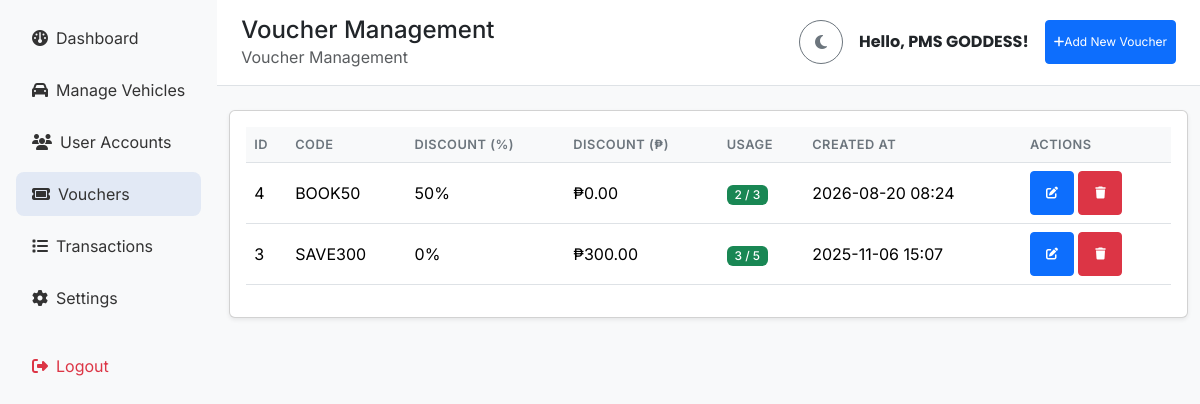
The app's page /admin_vouchers.php (signed in) with its own data.
### tables this page shows
CREATE TABLE `vouchers` (
  `id` int NOT NULL,
  `code` varchar(255) NOT NULL,
  `discount_amount` decimal(10,2) DEFAULT NULL,
  `discount_pct` int DEFAULT NULL,
  `is_active` tinyint(1) DEFAULT '1',
  `single_use` tinyint(1) DEFAULT '1',
  `usage_count` int DEFAULT '0',
  `usage_limit` int DEFAULT '1',
  `used_at` datetime DEFAULT NULL,
  `used_by` int DEFAULT NULL,
  `created_at` timestamp NOT NULL DEFAULT CURRENT_TIMESTAMP
);

### admin_vouchers.php (the view, shortened to what this page needs)
<?php
include 'db_connect.php';
$vouchers = $conn->query("SELECT * FROM vouchers ORDER BY created_at DESC");
?>
<!DOCTYPE html>
<html lang="en">
<head>
    <link href="https://cdn.jsdelivr.net/npm/bootstrap@5.3.2/dist/css/bootstrap.min.css" rel="stylesheet">
    <link rel="stylesheet" href="https://cdnjs.cloudflare.com/ajax/libs/font-awesome/6.4.2/css/all.min.css">
    <link href="css/styles.css?v=<?php echo filemtime(__DIR__ . '/css/styles.css'); ?>" rel="stylesheet">
</head>
<body class="bg-body-tertiary d-flex min-vh-100" id="adminLayout">
<?php include 'includes/admin_sidebar.php'; ?>
<main class="flex-grow-1">
  <?php
  $topbarActions = '<button class="btn btn-primary btn-sm" data-bs-toggle="modal" data-bs-target="#addVoucherModal"><i class="fas fa-plus" aria-hidden="true"></i> Add New Voucher</button>';
  include 'includes/admin_topbar.php';
  ?>
<div class="container mt-4">
    <div class="card shadow-sm">
        <div class="card-body">
            <div class="table-responsive">
                <table class="table table-hover">
                    <thead>
                        <tr>
                            <th>ID</th>
                            <th>Code</th>
                            <th>Discount (%)</th>
                            <th>Discount (₱)</th>
                            <th>Usage</th>
                            <th>Created At</th>
                            <th>Actions</th>
                        </tr>
                    </thead>
                    <tbody>
                        <?php while($voucher = $vouchers->fetch_assoc()): ?>
                        <tr>
                            <td><?php echo $voucher['id']; ?></td>
                            <td><?php echo htmlspecialchars($voucher['code']); ?></td>
                            <td><?php echo $voucher['discount_pct']; ?>%</td>
                            <td>₱<?php echo number_format($voucher['discount_amount'], 2); ?></td>
                            <td>
                                <span class="badge bg-<?php echo ($voucher['usage_count'] < $voucher['usage_limit']) ? 'success' : 'danger'; ?>">
                                    <?php echo $voucher['usage_count'] . ' / ' . $voucher['usage_limit']; ?>
                                </span>
                            </td>
                            <td><?php echo date('Y-m-d H:i', strtotime($voucher['created_at'])); ?></td>
                            <td>
                                <button class="btn btn-sm btn-primary edit-voucher"
                                        aria-label="Edit voucher <?php echo htmlspecialchars($voucher['code']); ?>"
                                        data-id="<?php echo $voucher['id']; ?>"
                                        data-code="<?php echo htmlspecialchars($voucher['code']); ?>"
                                        data-discount-pct="<?php echo $voucher['discount_pct']; ?>"
                                        data-discount-amount="<?php echo $voucher['discount_amount']; ?>"
                                        data-usage-limit="<?php echo $voucher['usage_limit']; ?>">
                                    <i class="fas fa-edit" aria-hidden="true"></i>
                                </button>
                                <button class="btn btn-sm btn-danger delete-voucher"
                                        aria-label="Delete voucher <?php echo htmlspecialchars($voucher['code']); ?>"
                                        data-id="<?php echo $voucher['id']; ?>">
                                    <i class="fas fa-trash" aria-hidden="true"></i>
                                </button>
                            </td>
                        </tr>
                        <?php endwhile; ?>
                    </tbody>
                </table>
            </div>
        </div>
    </div>
</div>
</main>
</body>
</html>

### css/styles.css (style rules this page uses)
:root { --font-size: 16px; --background: #F8FAFC; --primary: #0F2A4D; --secondary: #2159C7; --muted-foreground: #718096; --accent: #63A8FF; --accent-focus: #1A7FFF; --border: rgba(15, 42, 77, 0.12); --sidebar-bg: #ffffff; --sidebar-hover: rgba(33, 89, 199, 0.1); --motion-duration-fast: 150ms; --motion-duration-normal: 300ms; --motion-duration-slow: 500ms; --motion-delay-none: 0ms; --motion-delay-short: 80ms; --motion-delay-medium: 160ms; --motion-delay-long: 300ms; --motion-easing-standard: cubic-bezier(0.2, 0, 0.2, 1); --motion-easing-entrance: cubic-bezier(0.16, 1, 0.3, 1); --motion-easing-exit: cubic-bezier(0.4, 0, 1, 1); --motion-easing-emphasized: cubic-bezier(0.2, 0, 0, 1); --motion-distance-sm: 8px; --motion-distance-md: 16px; --motion-distance-lg: 24px; --motion-scale-subtle: 1.02; --motion-scale-standard: 1.05; --motion-stagger: 80ms; }
:root:not([data-bs-theme="dark"]) { --bs-link-color: #0a58ca; --bs-link-color-rgb: 10, 88, 202; --bs-link-hover-color: #084298; --bs-link-hover-color-rgb: 8, 66, 152; }
html { font-size: var(--font-size); }
body { font-family: 'Inter', 'Poppins', -apple-system, BlinkMacSystemFont, 'Segoe UI', Roboto, sans-serif; background-color: var(--background); }
#adminLayout > .flex-grow-1 { min-width: 0; }
#adminLayout .btn-sm { min-height: 44px; min-width: 44px; display: inline-flex; align-items: center; justify-content: center; }
.table th { font-weight: 600; font-size: 0.8rem; text-transform: uppercase; letter-spacing: 0.5px; color: #6c757d; background-color: #f8f9fa; border-bottom-width: 1px; }
.table td { vertical-align: middle; }
.btn-sm { padding: 0.25rem 0.5rem; font-size: 0.75rem; }
.badge { font-weight: 500; padding: 0.35em 0.65em; }

### records on screen
vouchers: id "4", code "BOOK50", discount_pct "50", discount_amount "0.00", usage_count "2", usage_limit "3", created_at "2026-08-20 08:24"
vouchers: id "3", code "SAVE300", discount_pct "0", discount_amount "300.00", usage_count "3", usage_limit "5", created_at "2025-11-06 15:07"

### other values on screen
$topbarTitle "Voucher Management"
$topbarBreadcrumb "Voucher Management"
$_SESSION['admin_name'] "PMS GODDESS"
